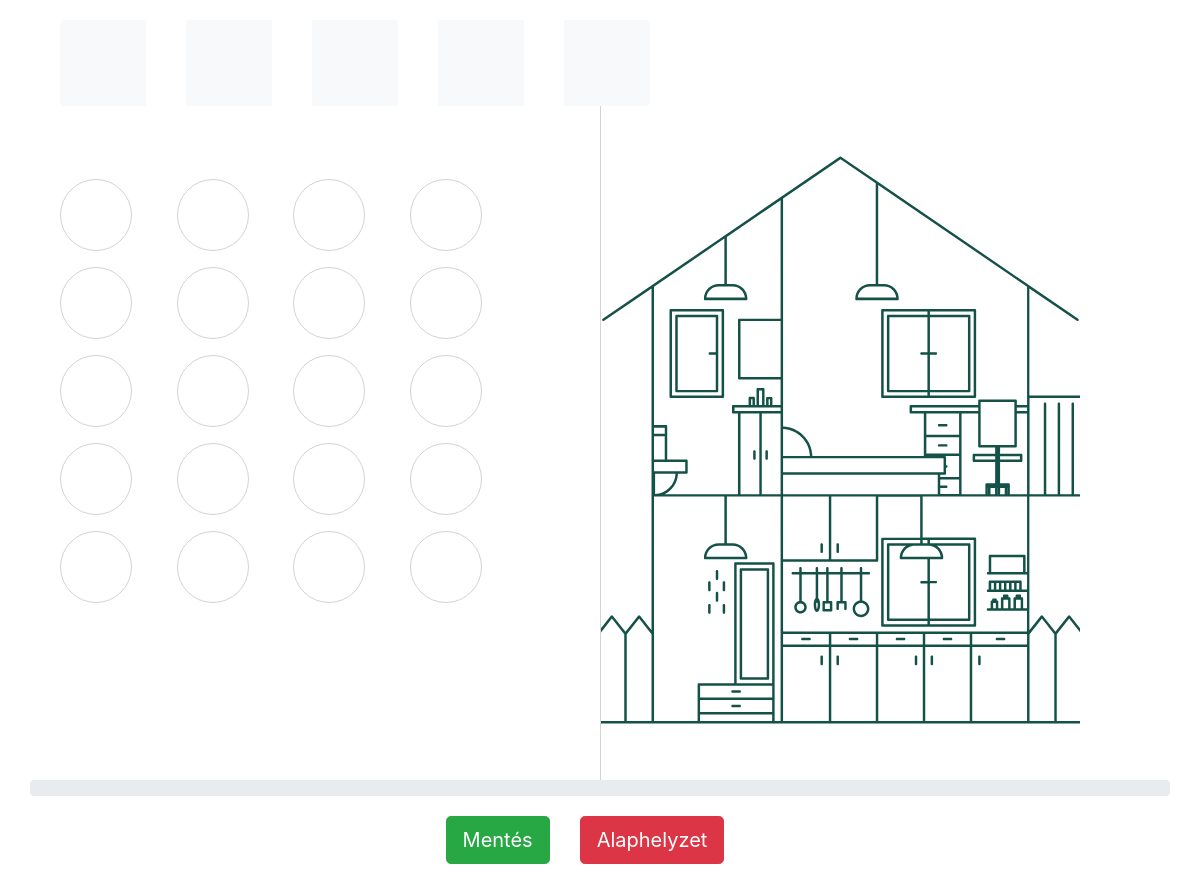
/, run on an earlier commit of the app's database.
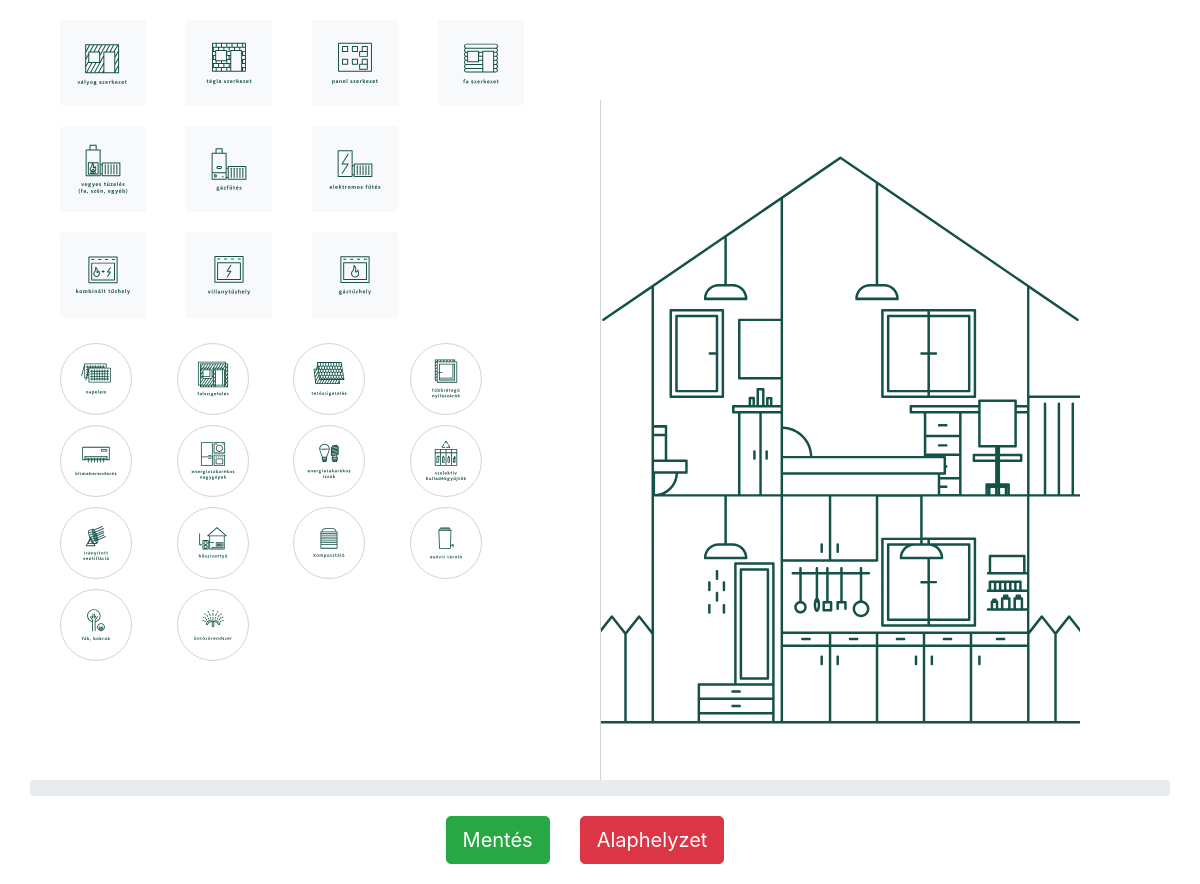
And on a later commit of the database.
### tables this page shows
CREATE TABLE `house_option` (
  `id` int(11) NOT NULL,
  `name` varchar(255) NOT NULL,
  `green_index` float NOT NULL,
  `icon` varchar(255) DEFAULT NULL
);

CREATE TABLE `house_type` (
  `id` int(11) NOT NULL,
  `name` varchar(45) NOT NULL,
  `green_index` float NOT NULL,
  `icon` varchar(255) DEFAULT NULL
);

CREATE TABLE `heating_type` (
  `id` int(11) NOT NULL,
  `name` varchar(45) NOT NULL,
  `green_index` float NOT NULL,
  `icon` varchar(255) DEFAULT NULL
);

CREATE TABLE `cooker_type` (
  `id` int(11) NOT NULL,
  `name` varchar(45) NOT NULL,
  `green_index` float NOT NULL,
  `icon` varchar(255) DEFAULT NULL
);

### Database.php (called while the page is built, shortened)
<?php
class Database {
    private $host, $database, $username, $password, $connection;
    public function __construct($host = "localhost", $username = "root", $password = "", $database = "Deszk") {
        $this->host = $host;
        $this->database = $database;
        $this->username = $username;
        $this->password = $password;
    }
    private function open() {
        $this->connection = new mysqli($this->host, $this->username, $this->password, $this->database);
    }
    public function query($query) {
        return $this->connection->query($query);
    }
}

### Model.php (called while the page is built, shortened)
<?php
require 'Database.php';
class Model
{
    private $connection;
    public function __construct()
    {
        $this->connection = new Database;
        $this->connection->query("SET NAMES 'utf8'");
    }
    public function getHouseOptions()
    {
        $query = 'SELECT * FROM `house_option`';
        $result = $this->connection->query($query);
        return $result;
    }
    public function getCookerTypes()
    {
        $query = 'SELECT * FROM `cooker_type`';
        $result = $this->connection->query($query);
        return $result;
    }
    public function getHeatingTypes()
    {
        $query = 'SELECT * FROM `heating_type`';
        $result = $this->connection->query($query);
        return $result;
    }
    public function getHouseTypes()
    {
        $query = 'SELECT * FROM `house_type`';
        $result = $this->connection->query($query);
        return $result;
    }
}

### Controller.php (called while the page is built, shortened)
<?php
require 'Model.php';
class Controller {
    public function getHouseOptions()
    {
        $model = new Model;
        $result = $model->getHouseOptions();
        return $this->toArray($result);
    }
    private function toArray($result)
    {
        $rows = [];
        while($row = mysqli_fetch_array($result))
        {
            $rows[] = $row;
        }
        return $rows;
    }
    public function getHouseTypes()
    {
        $model = new Model;
        $result = $model->getHouseTypes();
        return $this->toArray($result);
    }
    public function getCookerTypes()
    {
        $model = new Model;
        $result = $model->getCookerTypes();
        return $this->toArray($result);
    }
    public function getHeatingTypes()
    {
        $model = new Model;
        $result = $model->getHeatingTypes();
        return $this->toArray($result);
    }
}

### index.php (the view, shortened to what the changed rows need)
<?php
  require 'Controller.php';
  $controller = new Controller;
  $houseOptions = $controller->getHouseOptions();
  $houseTypes = $controller->getHouseTypes();
  $heatingTypes = $controller->getHeatingTypes();
  $cookerTypes = $controller->getCookerTypes();
?>
<!DOCTYPE html>
<html lang="en">
<head>
    <link rel="stylesheet" href="https://stackpath.bootstrapcdn.com/bootstrap/4.5.2/css/bootstrap.min.css">
    <link rel="stylesheet" href="css/style.css">
</head>
<body>
    <div class="boxes">
        <section id="drag">
        <div class="radioBtns" id="wallTypes">
            <div class="btn-group btn-group-toggle" data-toggle="buttons">
              <?php
              foreach($houseTypes as $houseType) :
              ?>
                <label class="btn btn-light">
                  <span class="wall-item">
                  <?php echo $houseType['icon'] ? '<img src="svg/' . $houseType['icon'] . '.svg"/>' : ''; ?>
                  </span>
                </label>
              <?php
              endforeach;
              ?>
            </div>
          </div>
          <div class="radioBtns" id="heatingTypes">
            <div class="btn-group btn-group-toggle" data-toggle="buttons">
              <?php
              foreach($heatingTypes as $heatingType) :
              ?>
                <label class="btn btn-light">
                  <span class="heating-item">
                  <?php echo $heatingType['icon'] ? '<img src="svg/' . $heatingType['icon'] . '.svg"/>' : ''; ?>
                </span>
              </label>
              <?php
              endforeach;
              ?>
            </div>
          </div>
          <div class="radioBtns" id="cookerTypes">
            <div class="btn-group btn-group-toggle" data-toggle="buttons">
              <?php
              foreach($cookerTypes as $cookerType) :
                ?>
                <label class="btn btn-light">
                  <span class="cooker-item">
                    <?php echo $cookerType['icon'] ? '<img src="svg/' . $cookerType['icon'] . '.svg"/>' : ''; ?>
                  </span>
                </label>
              <?php
              endforeach;
              ?>
            </div>
          </div>
          <div id="options">
          <?php
          foreach($houseOptions as $option) :
          ?>
            <div class="houseOption" data-option-id="<?php echo $option['id']; ?>" data-green-index="<?php echo $option['green_index']; ?>" draggable="true">
            <?php echo $option['icon'] ? '<img src="svg/' . $option['icon'] . '.svg"/>' : '' ?>
            </div>
          <?php
          endforeach;
          ?>
          </div>
        </section>
      </div>
</body>
</html>

What changed in the data, as far as the page shows it:
removed house_option: green_index 10 (drawn)
removed house_option: green_index 10 (drawn)
removed house_option: green_index 5 (drawn)
removed house_option: green_index 5 (drawn)
removed house_option: green_index 5 (drawn)
removed house_option: green_index 5 (drawn)
now on this page (row edited): house_type: icon (picture)
now on this page (row edited): house_type: icon (picture)
now on this page (row edited): house_type: icon (picture)
now on this page (row edited): house_type: icon (picture)
added heating_type: icon (picture)
added heating_type: icon (picture)
added heating_type: icon (picture)
added cooker_type: icon (picture)
added cooker_type: icon (picture)
added cooker_type: icon (picture)
changed house_option (number 1 of 14 on the later page): icon: picture added
changed house_option (number 2 of 14 on the later page): icon: picture added
changed house_option (number 3 of 14 on the later page): icon: picture added
changed house_option (number 4 of 14 on the later page): icon: picture added
changed house_option (number 5 of 14 on the later page): icon: picture added
changed house_option (number 6 of 14 on the later page): green_index -10 → 10 (drawn); icon: picture added
changed house_option (number 7 of 14 on the later page): green_index -5 → 10 (drawn); icon: picture added
changed house_option (number 8 of 14 on the later page): icon: picture added
changed house_option (number 9 of 14 on the later page): icon: picture added
changed house_option (number 10 of 14 on the later page): green_index 5 → 10 (drawn); icon: picture added
changed house_option (number 11 of 14 on the later page): icon: picture added
changed house_option (number 12 of 14 on the later page): green_index 10 → 5 (drawn); icon: picture added
changed house_option (number 13 of 14 on the later page): green_index 10 → 5 (drawn); icon: picture added
changed house_option (number 14 of 14 on the later page): green_index 10 → 5 (drawn); icon: picture added
